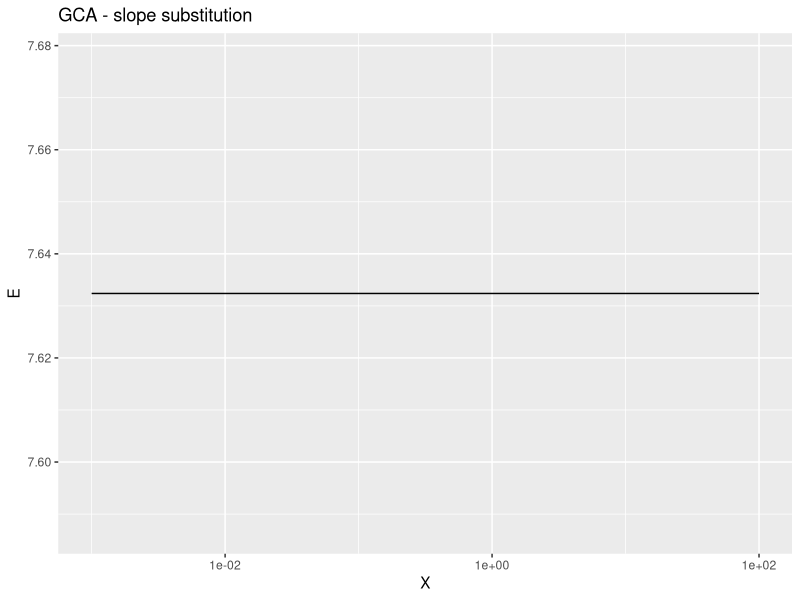

This chart was generated by the following R code:
# Plotting the concentration-response curves of our data
library(ggplot2)
library(scales)
library(reshape2)
library(gam)
##### source some help functions #####

## tcpl 3 parameter hill function
tcplHillVal <- function(logc, tp, ga, gw, bt = 0) {
  
  bt + (tp - bt)/(1 + 10^((ga - logc)*gw))
  
}

## tcpl 3 parameter hill function inverse
tcplHillConc <- function(val, tp, ga, gw, bt = 0) {
  
  ga - log10((tp - bt)/(val - bt) - 1)/gw
  
}

tcplHillVal2 <- function(c,tp,ga,gw,bt = 0){
  
  bt + (tp - bt) / (1 + (ga / c)^gw)
  
}


tcplHillConc2 <- function(e,tp,ga,gw){
  
  ga * (tp/e -1)^(-1/gw)
  
}

tcplHillConc.Alternate <- function(e,tp,ga,gw){
  -1 * abs(ga * (tp/e -1))^(-1/gw)
  
}
# We

inv.tanh <- function(E,alpha,beta){
  atanh(E/alpha)/beta
}

Hill_two <- function(x,alpha,beta){
  beta * x / (alpha + x)
}

Hill_two_inv <- function(E,alpha,beta){
  beta*E / (alpha - E)
}

linear.inverse <- function(x,alpha,beta){
  ((x - beta) / (alpha) )^(1/3)
  
}

linear.forward <- function(x,alpha,beta){
  alpha*x^3 + beta
  
}


adjust.obj <- function(param.new,param.old,x,w = rep(1,length(x))){
  # TRY THE SAME THING BUT WITH INVERSE FUNCTIONS INSTEAD
  # param.new = c(tp,AC50)
  # param.old = c(tp,AC50,slope)
  val.old <- tcplHillVal2(x,param.old[1],param.old[2],param.old[3])
  
  val.new <- tcplHillVal2(x,param.new[1],param.new[2],1)
  # val.new <- linear.forward(x,param.new[1],param.new[2])
  # val.new <- param.new[1] + param.new[2]*x + param.new[3]*x^2 + param.new[4]*x^3
  # val.new <- param.new[1]*tanh(param.new[2]*x)
  sum((w*(val.old - val.new))^2)
  
}

# Concentration addition objective function to find mixture effect
CA.obj <- function(ECmix,E,Ci,tp,AC50,slope){
  
  pi <- Ci / sum(Ci)
  ECi <- 10^tcplHillConc(E,tp,AC50,slope)
  # print(sum(is.na(ECi)))
  ca.val <- sum((pi * ECmix)/ECi,na.rm = )
  val <- (ca.val - 1)^2

  # print(c(ECmix,val))
  return(val)
  
}

GCA.obj <- function(E,Ci,tp,AC50,slope){
  
  # ECi <- tcplHillConc2(E,tp,AC50,slope)
  X <- 10^seq(log10(10^-3),log10(10^2),length.out = 10^3)
  
  for (i in 1:length(tp)){
    val <- tcplHillVal2(X,tp[i],AC50[i],slope[i])
    ECi <- fft(val,inverse = TRUE)
    
  }
  
  # ECi <- fftw::DCT(y) 
  # EC2 <- fftw::FFT(y)
  # EC3 <- fftw::IDCT(y)
  # EC4 <- fftw::IFFT(y)
   
  gca.val <- as.numeric(sum(Ci/ECi,na.rm = F))
  # print(sum(is.na(ECi)))
  val <- (gca.val - 1)^2
  # print(c("GCAval",gca.val,val))
   print(val)
  return(val)
  
}

IA.pred <- function(Ci,tp,AC50,slope){
  
  
  E <- tcplHillVal(Ci,tp,AC50,slope)
  
  1 - prod( (1 - E) )
  
}



##### END help functions #####

# Example hill model parameters (from the EPA/ICE database)
tp.mean <- c(1.75777662136449,
             2.64257335228456,
             1.2500912999803,
             3.17219027994445,
             3.44393885523638,
             0.956027091030637,
             2.45952587010046,
             5.23044416992704,
             8.75723605397531,
             4.43557862957007,
             1.70651562574913,
             2.19696943114655,
             0.970314753293581,
             1.09593968209227,
             1.62591751017549,
             0.952445370664443,
             5.14574689240698,
             9.70427307077555,
             4.69835271016736,
             4.90694556250327,
             4.35195253150607,
             2.37581751546163,
             1.4219266732615,
             1.87852653877426,
             3.81153247827415,
             2.35888545831149,
             1.47119714056452,
             9.05149720471746,
             3.04889555723495,
             4.81040784786756,
             5.55467567159707,
             5.50095390753827,
             3.24078787993538,
             1.32076005375849,
             1.13091863005194,
             2.34110862655768,
             1.99380635274463,
             7.35884622974272,
             3.20916264400714,
             3.33178272957434,
             5.66425708546636)

AC50.mean <- c(1.64296595037943,
               1.69511239992777,
               1.69746329917556,
               1.50608754296749,
               1.55075166332809,
               1.70507493706784,
               1.78931247162635,
               1.56357212970045,
               1.73191018044751,
               1.66873607917092,
               1.67757151234742,
               1.50662449422997,
               1.58076243146805,
               1.8261032207948,
               1.5330724108301,
               1.58153596317556,
               1.37690513671101,
               1.38742330175663,
               1.43065188607642,
               1.59868166946005,
               1.77383573921161,
               1.71423117136907,
               0.983974558803139,
               1.80652787865437,
               1.21005687314881,
               1.94026699327791,
               1.78011668273905,
               1.69369036758621,
               1.33801728153993,
               1.60246343717998,
               1.39135845813558,
               1.93154903774416,
               0.955440693012235,
               1.88822285530154,
               1.66855841664285,
               1.92180026051274,
               1.89280868461677,
               1.27197689658405,
               1.56394566837469,
               1.9324665453855,
               1.73903686680574)

slope.mean <- c(7.99969966935632,
                1.31329701493892,
                7.9758614678071,
                2.52388089970194,
                1.66773021828506,
                7.99876025022253,
                2.43874709812623,
                1.2496107837679,
                2.19158509004575,
                1.51872156597757,
                0.420310495512835,
                7.99987186843957,
                7.99999308064974,
                3.87183450239043,
                7.99999933890543,
                7.99999761703686,
                1.47318653372205,
                0.924477144252795,
                1.73715492680686,
                7.99996987820193,
                2.97637414092904,
                2.69805528421217,
                0.300000000113715,
                2.44899460904763,
                1.49361305266828,
                7.97752158888019,
                1.42482463931545,
                1.83508787957739,
                3.810875895109,
                1.29920040512761,
                1.17782930185412,
                7.99999995523108,
                1.25202823872039,
                5.09727088108956,
                7.99445094348028,
                7.99957905331678,
                2.04338236981753,
                0.808971549456102,
                1.37005005636836,
                7.99999999270583,
                1.63286331918594)


invitro.concentrations <- c(4.0686903230738e-06,
                            0,	
                            1.1411713731966e-07,
                            3.93549759097248e-07,	
                            1.0439212279716e-07,	
                            0,	
                            0,	
                            0,	
                            0,	
                            1.31104409034959e-05,	
                            0,	
                            1.27223297809921e-08,	
                            8.19608269084454e-07,	
                            0,	
                            0,	
                            6.59327077866334e-09,	
                            8.3482127306126e-12,	
                            0,	
                            7.27755146108946e-10,	
                            0,	
                            3.17085101920139e-11,	
                            6.77505096775645e-09,	
                            0.000195739321237987,	
                            0	,
                            0,	
                            0	,
                            3.65946983234194e-12,	
                            6.0233981058699e-08,	
                            0,	
                            0,	
                            0,	
                            1.86290746564753e-10,	
                            2.92381946690829e-09,	
                            0,	
                            0,	
                            0,	
                            0	,
                            0,	
                            1.02266414096264e-08,	
                            0	,
                            9.42741387002772e-07)


### Optimization appraoch
# Goal: Solve for E 
# 1) Initialize a value of E
# 2) Given the concentrations of compounds i = 1,..., n
# 3) Use inverse function to calculate ECxi 
# 4) Calculate the LHS of CA equation ( inv(sum(pi/ECxi)) = 1)
# 5) iterate until converges


X <- 10^seq(log10(10^-3),log10(10^2),length.out = 10^2)

init.temp <- matrix(NA,nrow = 41,ncol = length(X))
for (i in 1:length(X)){
  init.temp[,i] <- tcplHillVal2(X[i],tp.mean,10^AC50.mean,slope.mean)
}

chem.max <- apply(init.temp,1,max)
# ca.max <- min(chem.max)
ca.max <- max(chem.max)

# 
# E <- seq(10^-4,ca.max - 1e-4,length.out = 100)
# E.val <- rep(NA,length(X))
# assay.interval <- c(E[1],E[100]+1e-2)
 assay.interval <- c(10^-20,ca.max)
# assay.interval <- c(10^-20,10^3)
GCA.val <- rep(NA,length(X))
for (i in 1:length(X)){
  print(c(i))
  # Ci= sort(rnorm(41,mean = logX[i]))
  Ci <- rep(X[i],41)
  
  ## GCA, Generalized Concentration Addition  
  # GCA.obj <- function(E,Ci,tp,AC50,slope){
  mixture.result <- optimize(f = GCA.obj, interval = assay.interval,
                             # Ci= rep(X[i],41),
                             Ci = (Ci),
                             tp = tp.mean,
                             AC50 = 10^AC50.mean,
                             slope = slope.mean)
  
  
  GCA.val[i] <- mixture.result$minimum
 
}


# df1 <- data.frame("E" = E, "ECmix" = ECmix)
# df2 <- data.frame("E" = E.pred,"C" = conc.total.i$ECmix)
# ggplot()+geom_line(data = df1,aes(ECmix,E))+
#   geom_point(data = df1,aes(ECmix,E))+
#   geom_point(data = df2,aes(C,E),color = "red")

df1 <- data.frame("X" = X, "E" = GCA.val)
ggplot(df1,aes(X,E))+geom_line()+
  scale_x_log10()+ggtitle("GCA - slope substitution")
